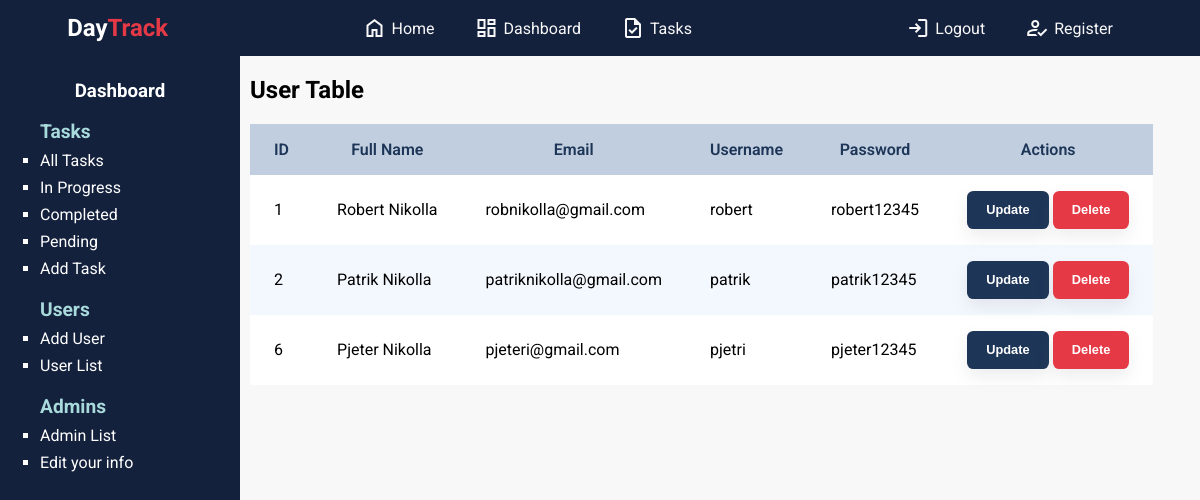
The app's page /dashboard/userlist.php (signed in) with its own data.
### tables this page shows
CREATE TABLE `usersdb` (
  `ID` int(11) NOT NULL,
  `name` varchar(100) NOT NULL,
  `surname` varchar(100) NOT NULL,
  `email` varchar(100) NOT NULL,
  `username` varchar(100) NOT NULL,
  `password` varchar(100) NOT NULL,
  `confpassword` varchar(100) NOT NULL
);

### logic/user.php (called while the page is built, shortened)
<?php
include_once("../dbCon.php");
class User extends dbCon{
    private $dbConnection;
    public function __construct($ID='',$name='',$surname='',$email='',$username='',$password='',$confpassword=''){
        $this->password = $password;
        $this->dbConnection = $this->connDB();
    }
        public function showAllUsers(){
            try{
                $sql = "SELECT * FROM usersdb";
                $stm = $this->dbConnection->prepare($sql);
                $stm->execute();
                $users= $stm->fetchAll();
                return $users;
            } catch(Exception $e){
                return $e -> getMessage();
            }
        }
}
?>

### dbCon.php (called while the page is built, shortened)
<?php
    class dbCon{
        public $conn = null;
        private $host = 'localhost';
        private $database = 'daytrackdb';
        private $username = 'root';
        private $password = '';
        public function connDB(){
            try{
                $this->conn = new   PDO("mysql:host=$this->host;dbname=$this->database",
                                    $this->username,$this->password,
                                    [PDO::ATTR_DEFAULT_FETCH_MODE => PDO::FETCH_ASSOC]);
            } catch(PDOException  $pdoe){
                die("Nuk mund te lidhej ne bazen e te dhenave {$this->database}: ". $pdoe->getMessage());
            }
            return $this->conn;
        }
 }
?>

### dashboard/userlist.php (the view, shortened to what this page needs)
<?php
    include_once("../dbCon.php");
    include_once("../logic/user.php");
  $text = "Login";
  $redirect = "../login.php";
  if(isset($_SESSION['username'])){
    $text = "Logout";
    $redirect = "../logout.php";
  }
?>
<!DOCTYPE html>
<html lang="en">
<head>
    <link rel="stylesheet" href="../style/dashboard.css">
    <link rel="stylesheet" href="../style/sty1.css">
    <link rel="stylesheet" href="../style/tables.css">
</head>
<body>
<header>
       <h2 style="margin:auto 0"> <a href="index.html" style="text-decoration:none;color:white" > Day<span style="color:var(--zorange)">Track</span> </a></h2>
       <ul >
           <li><a href="index.html" class="header-links"><span style="padding-right:5px" class="material-symbols-outlined">
               </span> Home</a> </li>
           <li><a href="" class="header-links"><span class="material-symbols-outlined" style="padding-right:5px">
               </span>Dashboard</a> </li>
           <li><a href="" class="header-links"><span class="material-symbols-outlined" style="padding-right:5px">
               </span>Tasks</a> </li>
       </ul>
       <ul>
           <li><a href="<?= $redirect ?>" class="header-links"><span class="material-symbols-outlined" style="padding-right:5px">
               </span><?= $text ?></a></li>
           <li><a href="register.html" class="header-links"><span class="material-symbols-outlined" style="padding-right:5px">
               </span>Register</a></li>
       </ul>
   </header>
   <main style="display:flex;">
    <aside class="aside">
        <h3 style="text-align:center;color:white" class="title">Dashboard</h3>
        <ul>
            <h4 style="color:white;font-size:1.2rem;margin:0;color:var(--blue1)">Tasks</h4>
        <li><a href="./dashboardalltasks.php">All Tasks </a></li>
        <li><a href="./dashboardinprogress.php">In Progress </a></li>
        <li><a href="./dashboardcompleted.php">Completed </a></li>
        <li><a href="./dashboardpending.php">Pending </a></li>
        <li><a href="./addtask.php">Add Task </a></li>
        <h4 style="color:white;font-size:1.2rem;margin:0;color:var(--blue1);margin-top:20px;">Users</h4>
        <li><a href="../register.php">Add User </a></li>
        <li><a href="./userlist.php">User List </a></li>
        <h4 style="color:white;font-size:1.2rem;margin:0;color:var(--blue1);margin-top:20px;">Admins</h4>
        <li><a href="./adminlist.php">Admin List </a></li>
        <li><a href="<?= "../func/updAdmin.php?ID=".$_SESSION["adminid"] ?>">Edit your info </a></li>
        </ul>
    </aside>
    <div class="main-content">
        <table class="detyratable">
           <h2 style="padding:0px 10px;">User Table</h2>
           <tr>
               <th>ID</th>
               <th>Full Name</th>
               <th>Email</th>
               <th>Username</th>
               <th>Password</th>
               <th colspan="2">Actions</th>
           </tr>
           <?php
           $usr = new User();
           $users = $usr->showAllUsers();
           foreach($users as $user){
           ?>
               <tr>
                   <td><?= $user["ID"]?></td>
                   <td><?= $user["name"]. " ".$user["surname"]?></td>
                   <td><?= $user["email"]?></td>
                   <td><?= $user["username"]?></td>
                   <td><?= $user["password"]?></td>
                   <td>
                    <a href="<?= "../func/updUser.php?ID=$user[ID]"?>"><button class="updatebtn">Update</button></a>
                    <a href="<?= "../func/delUser.php?ID=$user[ID]"?>"><button class="deletebtn" >Delete</button></a>
                </td>
               </tr>
           <?php
           }
           ?>
           </table>
    </div>
    </main>
</body>
</html>

### style/dashboard.css (style rules this page uses)
aside { width:15rem; min-height:100vh; background-color:#14213d; padding-top:5px; }
aside ul { list-style-type:square; }
aside ul li { color:white; margin: 0.5rem 0px; }
aside ul li a { text-decoration: none; color:white; transition:0.2s ease; }

### style/sty1.css (style rules this page uses)
:root { --zblue:#1d3557; --zorange:#e63946; --zgray:#f8f8f8; --blue1: #A8DADC; --blue2: #457B9D; }
body { margin:0 auto; font-family:'Roboto'; background-color:var(--zgray); }
header { background-color:#14213d; color:var(--zgray); display:flex; flex-wrap:wrap; min-width:100%; flex-direction:row; justify-content: space-around; }
header ul { display:flex; list-style: none; }
header ul li { margin-inline:20px; transition:0.2s ease-in; vertical-align: center; }
header ul li a { display:flex; justify-content: center; align-items: center; }
.header-links { text-decoration:none; color:var(--zgray); vertical-align: center; transition: 0.2s ease; }

### style/tables.css (style rules this page uses)
.detyratable { border-collapse: collapse; border-radius: 50%; margin:10px; }
.detyratable th { color: var(--zblue); background-color:#c0cedf; font-weight: normal; font-weight:600; }
.detyratable td { color:black; }
.detyratable tr { background-color:white; }
.detyratable th,td { padding:1rem 1.5rem; }
.detyratable tr:nth-child(odd) { background-color:#f3f8fe; }
.updatebtn { font-size: 0.8rem; align-items: center; height: 38px; border-radius: 0.4rem; cursor:pointer; font-weight: 600; padding: 0 1.2rem; color: white; border: none; box-shadow: 0 .5rem 1rem rgba(143, 142, 142, 0.15)!important; background: var(--zblue); }
.deletebtn { font-size: 0.8rem; align-items: center; height: 38px; border-radius: 0.4rem; font-weight: 600; cursor:pointer; padding: 0 1.2rem; color: white; border: none; box-shadow: 0 .5rem 1rem rgba(143, 142, 142, 0.15)!important; background: var(--zorange); }

### records on screen
usersdb: ID "1", name "Robert", surname "Nikolla", email "robnikolla@gmail.com", username "robert", password "robert12345"
usersdb: ID "2", name "Patrik", surname "Nikolla", email "patriknikolla@gmail.com", username "patrik", password "patrik12345"
usersdb: ID "6", name "Pjeter", surname "Nikolla", email "pjeteri@gmail.com", username "pjetri", password "pjeter12345"

### other values on screen
$text "Logout"
